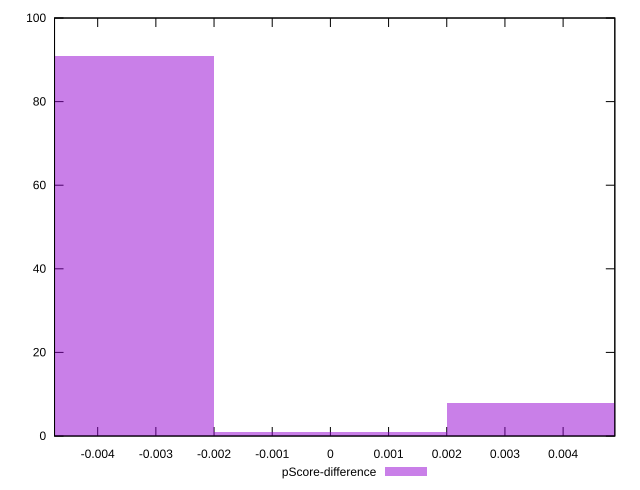

Write the gnuplot code that produced this figure.
reset

$pScoreDifference <<EOF
0 1
-0.004009529376353628 91
0.004009529376353628 8
EOF

set key outside below
set boxwidth 0.004009529376353628
set xrange [-0.004741667662499061:0.004888756229064151]
set yrange [0:100]
set trange [0:100]
set style fill transparent solid 0.5 noborder
set terminal svg size 640, 490 enhanced background rgb 'white'
set output "report_00023_2021-02-20T12:14:57.249Z/speed-index/samples/pages+cached+noadtech+nomedia/pScore-difference/histogram.svg"

plot $pScoreDifference title "pScore-difference" with boxes

reset
